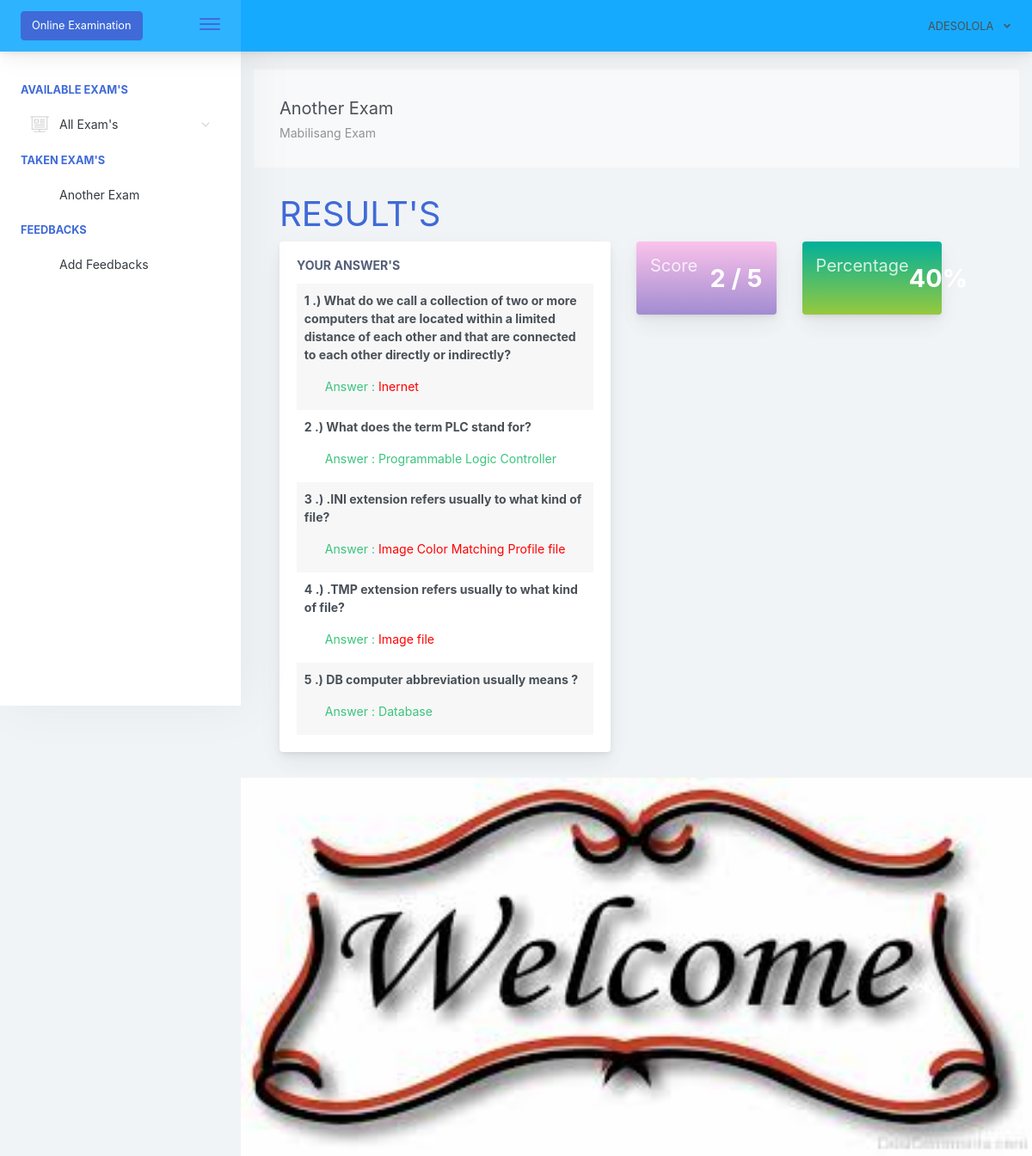
Screenshot of /home.php?page=result&id=12 (signed in) with the database file from the repository.
### tables this page shows
CREATE TABLE `examinee_tbl` (
  `exmne_id` int(11) NOT NULL,
  `exmne_fullname` varchar(1000) NOT NULL,
  `exmne_course` varchar(1000) NOT NULL,
  `exmne_gender` varchar(1000) NOT NULL,
  `exmne_birthdate` varchar(1000) NOT NULL,
  `exmne_year_level` varchar(1000) NOT NULL,
  `exmne_email` varchar(1000) NOT NULL,
  `exmne_password` varchar(1000) NOT NULL,
  `exmne_status` varchar(1000) NOT NULL DEFAULT 'active'
);

CREATE TABLE `exam_tbl` (
  `ex_id` int(11) NOT NULL,
  `cou_id` int(11) NOT NULL,
  `ex_title` varchar(1000) NOT NULL,
  `ex_time_limit` varchar(1000) NOT NULL,
  `ex_questlimit_display` int(11) NOT NULL,
  `ex_description` varchar(1000) NOT NULL,
  `ex_created` timestamp NOT NULL DEFAULT current_timestamp() ON UPDATE current_timestamp()
);

CREATE TABLE `exam_question_tbl` (
  `eqt_id` int(11) NOT NULL,
  `exam_id` int(11) NOT NULL,
  `exam_question` varchar(1000) NOT NULL,
  `exam_ch1` varchar(1000) NOT NULL,
  `exam_ch2` varchar(1000) NOT NULL,
  `exam_ch3` varchar(1000) NOT NULL,
  `exam_ch4` varchar(1000) NOT NULL,
  `exam_answer` varchar(1000) NOT NULL,
  `exam_status` varchar(1000) NOT NULL DEFAULT 'active'
);

CREATE TABLE `exam_answers` (
  `exans_id` int(11) NOT NULL,
  `axmne_id` int(11) NOT NULL,
  `exam_id` int(11) NOT NULL,
  `quest_id` int(11) NOT NULL,
  `exans_answer` varchar(1000) NOT NULL,
  `exans_status` varchar(1000) NOT NULL DEFAULT 'new',
  `exans_created` timestamp NOT NULL DEFAULT current_timestamp() ON UPDATE current_timestamp()
);

### query/selectData.php (called while the page is built, shortened)
<?php
$exmneId = $_SESSION['examineeSession']['exmne_id'];
$selExmneeData = $conn->query("SELECT * FROM examinee_tbl WHERE exmne_id='$exmneId' ")->fetch(PDO::FETCH_ASSOC);
 ?>

### pages/result.php (the view)
 <?php
    $examId = $_GET['id'];
    $selExam = $conn->query("SELECT * FROM exam_tbl WHERE ex_id='$examId' ")->fetch(PDO::FETCH_ASSOC);
 ?>
<div class="app-main__outer">
<div class="app-main__inner">
    <div id="refreshData">
    <div class="col-md-12">
        <div class="app-page-title">
            <div class="page-title-wrapper">
                <div class="page-title-heading">
                    <div>
                        <?php echo $selExam['ex_title']; ?>
                          <div class="page-title-subheading">
                            <?php echo $selExam['ex_description']; ?>
                          </div>
                    </div>
                </div>
            </div>
        </div>
        <div class="row col-md-12">
        	<h1 class="text-primary">RESULT'S</h1>
        </div>
        <div class="row col-md-6 float-left">
        	<div class="main-card mb-3 card">
                <div class="card-body">
                	<h5 class="card-title">Your Answer's</h5>
        			<table class="align-middle mb-0 table table-borderless table-striped table-hover" id="tableList">
                    <?php
                    	$selQuest = $conn->query("SELECT * FROM exam_question_tbl eqt INNER JOIN exam_answers ea ON eqt.eqt_id = ea.quest_id WHERE eqt.exam_id='$examId' AND ea.axmne_id='$exmneId' AND ea.exans_status='new' ");
                    	$i = 1;
                    	while ($selQuestRow = $selQuest->fetch(PDO::FETCH_ASSOC)) { ?>
                    		<tr>
                    			<td>
                    				<b><p><?php echo $i++; ?> .) <?php echo $selQuestRow['exam_question']; ?></p></b>
                    				<label class="pl-4 text-success">
                    					Answer :
                    					<?php
                    						if($selQuestRow['exam_answer'] != $selQuestRow['exans_answer'])
                    						{ ?>
                    							<span style="color:red"><?php echo $selQuestRow['exans_answer']; ?></span>
                    						<?PHP }
                    						else
                    						{ ?>
                    							<span class="text-success"><?php echo $selQuestRow['exans_answer']; ?></span>
                    						<?php }
                    					 ?>
                    				</label>
                    			</td>
                    		</tr>
                    	<?php }
                     ?>
	                 </table>
                </div>
            </div>
        </div>
        <div class="col-md-6 float-left">
        	<div class="col-md-6 float-left">
        	<div class="card mb-3 widget-content bg-night-fade">
                <div class="widget-content-wrapper text-white">
                    <div class="widget-content-left">
                        <div class="widget-heading"><h5>Score</h5></div>
                        <div class="widget-subheading" style="color: transparent;">/</div>
                    </div>
                    <div class="widget-content-right">
                        <div class="widget-numbers text-white">
                            <?php
                                $selScore = $conn->query("SELECT * FROM exam_question_tbl eqt INNER JOIN exam_answers ea ON eqt.eqt_id = ea.quest_id AND eqt.exam_answer = ea.exans_answer  WHERE ea.axmne_id='$exmneId' AND ea.exam_id='$examId' AND ea.exans_status='new' ");
                            ?>
                            <span>
                                <?php echo $selScore->rowCount(); ?>
                                <?php
                                    $over  = $selExam['ex_questlimit_display'];
                                 ?>
                            </span> / <?php echo $over; ?>
                        </div>
                    </div>
                </div>
            </div>
        	</div>
            <div class="col-md-6 float-left">
            <div class="card mb-3 widget-content bg-happy-green">
                <div class="widget-content-wrapper text-white">
                    <div class="widget-content-left">
                        <div class="widget-heading"><h5>Percentage</h5></div>
                        <div class="widget-subheading" style="color: transparent;">/</div>
                        </div>
                        <div class="widget-content-right">
                        <div class="widget-numbers text-white">
                            <?php
                                $selScore = $conn->query("SELECT * FROM exam_question_tbl eqt INNER JOIN exam_answers ea ON eqt.eqt_id = ea.quest_id AND eqt.exam_answer = ea.exans_answer  WHERE ea.axmne_id='$exmneId' AND ea.exam_id='$examId' AND ea.exans_status='new' ");
                            ?>
                            <span>
                                <?php
                                    $score = $selScore->rowCount();
                                    $ans = $score / $over * 100;
                                    echo "$ans";
                                    echo "%";
                                 ?>
                            </span>
                        </div>
                    </div>
                </div>
            </div>
            </div>
        </div>
    </div>
    </div>
</div>

### includes/header.php (shortened to what this page needs)
<?php
  include("conn.php");
  include("query/selectData.php");
 ?>
<!doctype html>
<html lang="en">
<head>
    <link href="./main.css" rel="stylesheet">
    <link href="css/sweetalert.css" rel="stylesheet">
</head>
<body id="body">
    <div class="app-container app-theme-white body-tabs-shadow fixed-sidebar fixed-header">
        <div class="app-header header-shadow bg-info">
            <div class="app-header__logo">
                <a href="home.php" class="btn btn-primary">Online Examination</a>
                <div class="header__pane ml-auto">
                    <div>
                        <button type="button" class="hamburger close-sidebar-btn hamburger--elastic" data-class="closed-sidebar">
                            <span class="hamburger-box">
                                <span class="hamburger-inner"></span>
                            </span>
                        </button>
                    </div>
                </div>
            </div>
                <div class="app-header__content">
                <div class="app-header-right">
                    <div class="header-btn-lg pr-0">
                        <div class="widget-content p-0">
                            <div class="widget-content-wrapper">
                                <div class="widget-content-left">
                                    <div class="btn-group">
                                        <a data-toggle="dropdown" aria-haspopup="true" aria-expanded="false" class="p-0 btn">
                                            <?php
                                                echo strtoupper($selExmneeData['exmne_fullname']);
                                             ?>
                                            <i class="fa fa-angle-down ml-2 opacity-8"></i>
                                        </a>
                                    </div>
                                </div>
                            </div>
                        </div>
                    </div>        </div>
            </div>
        </div>

### includes/sidebar.php (shortened to what this page needs)
<div class="app-sidebar sidebar-shadow">
        <div class="scrollbar-sidebar">
        <div class="app-sidebar__inner">
            <ul class="vertical-nav-menu">
                <li class="app-sidebar__heading">AVAILABLE EXAM'S</li>
                <li>
                <a href="#">
                     <i class="metismenu-icon pe-7s-display2"></i>
                     All Exam's
                    <i class="metismenu-state-icon pe-7s-angle-down caret-left"></i>
                </a>
                </li>
                 <li class="app-sidebar__heading">TAKEN EXAM'S</li>
                <li>
                  <?php
                    $selTakenExam = $conn->query("SELECT * FROM exam_tbl et INNER JOIN exam_attempt ea ON et.ex_id = ea.exam_id WHERE exmne_id='$exmneId' ORDER BY ea.examat_id  ");
                    if($selTakenExam->rowCount() > 0)
                    {
                        while ($selTakenExamRow = $selTakenExam->fetch(PDO::FETCH_ASSOC)) { ?>
                            <a href="home.php?page=result&id=<?php echo $selTakenExamRow['ex_id']; ?>" >
                                <?php echo $selTakenExamRow['ex_title']; ?>
                            </a>
                        <?php }
                    }
                    else
                    { ?>
                        <a href="#" class="pl-3">You are not taking exam yet</a>
                    <?php }
                   ?>
                </li>
                <li class="app-sidebar__heading">FEEDBACKS</li>
                <li>
                    <a href="#" data-toggle="modal" data-target="#feedbacksModal" >
                        Add Feedbacks
                    </a>
                </li>
            </ul>
        </div>
    </div>
</div>

### rows the page displays
examinee_tbl: exmne_fullname "ADESOLOLA"
exam_tbl: ex_title "Another Exam", ex_description "Mabilisang Exam", ex_questlimit_display "5", ex_questlimit_display "40"
exam_question_tbl: exam_question "What do we call a collection of two or more computers that are located within a limited distance of each other and that are connected to each other directly or indirectly?", exam_answers.exans_answer "Inernet"
exam_question_tbl: exam_question "What does the term PLC stand for?", exam_answers.exans_answer "Programmable Logic Controller"
exam_question_tbl: exam_question ".INI extension refers usually to what kind of file?", exam_answers.exans_answer "Image Color Matching Profile file"
exam_question_tbl: exam_question ".TMP extension refers usually to what kind of file?", exam_answers.exans_answer "Image file"
exam_question_tbl: exam_question "DB computer abbreviation usually means ?", exam_answers.exans_answer "Database"

### other values shown
$selScore->rowCount() "2"
